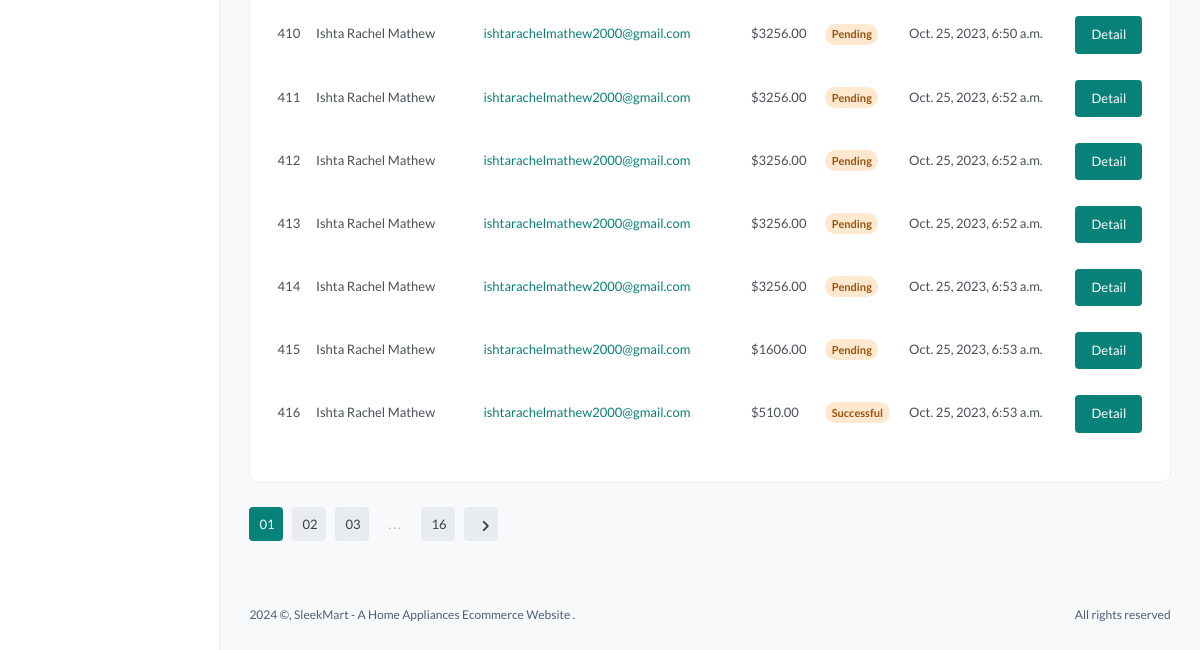
Page /seller_orders (signed in, lower part) on the earlier database version.
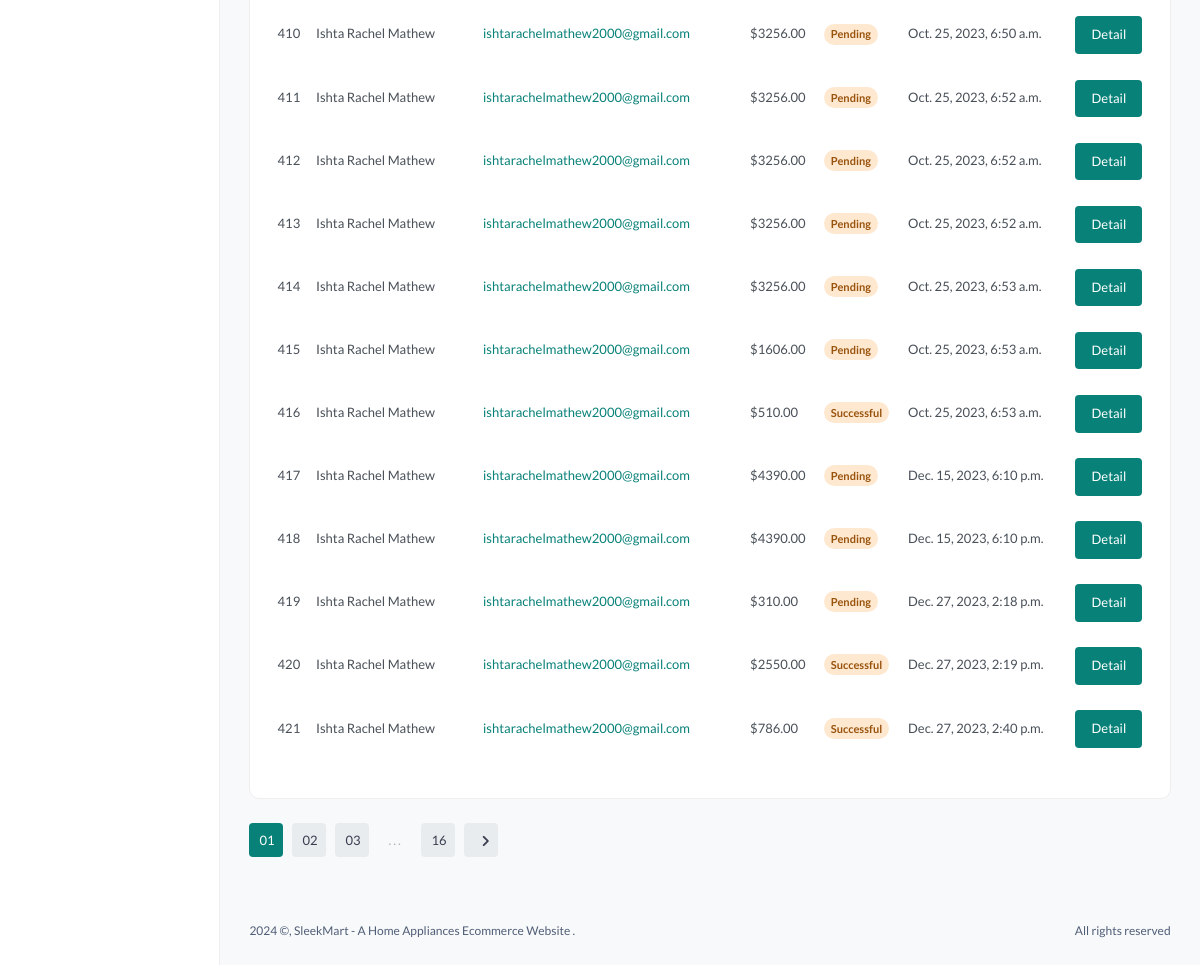
Same page on the later database version.
### dashboard/models.py (models this page shows, shortened)
class Order(models.Model):
    class PaymentStatusChoices(models.TextChoices):
        PENDING = 'pending', 'Pending'
        SUCCESSFUL = 'successful', 'Successful'
        FAILED = 'failed', 'Failed'
    user = models.ForeignKey(CustomUser, on_delete=models.CASCADE, default=1)
    products = models.ManyToManyField(Product)  # Assuming you have a Product model
    total_price = models.DecimalField(max_digits=10, decimal_places=2, default=1)
    order_date = models.DateTimeField(auto_now_add=True)
    razorpay_order_id = models.CharField(max_length=255, default=1)
    payment_status = models.CharField(max_length=20, choices=PaymentStatusChoices.choices, default=PaymentStatusChoices.PENDING)

class CustomUser(AbstractBaseUser, PermissionsMixin):
    USER_ROLES = (
        ('customer', 'Customer'),
        ('seller', 'Seller'),
        ('admin', 'Admin'),
        ('delivery_agent', 'Delivery Agent'),
    )
    email = models.EmailField(unique=True)
    name = models.CharField(max_length=100,null=True, blank=True)
    mobile = models.CharField(max_length=15, blank=True, null=True)
    profile_pic = models.ImageField(upload_to='profile_pics/', blank=True, null=True)
    address = models.TextField(blank=True, null=True)
    is_active = models.BooleanField(default=True)
    is_staff = models.BooleanField(default=False)
    date_joined = models.DateTimeField(default=timezone.now)
    role = models.CharField(max_length=15, choices=USER_ROLES, blank=True, null=True,default='customer')
    objects = CustomUserManager()
    USERNAME_FIELD = 'email'
    REQUIRED_FIELDS = ['name']

### dashboard/views.py (the view)
# urls.py: path('seller_orders', views.seller_orders, name='seller_orders'),
@login_required
def seller_orders(request):
    seller = Seller.objects.get(user=request.user)
    seller_orders = Order.objects.filter(orderitem__seller=seller).distinct()
    context = {
        'seller_orders': seller_orders,
    }
    return render(request, 'Seller/orderview.html', context)

### templates/Seller/orderview.html (shortened to what this page needs)
{% load static %}
<!DOCTYPE HTML>
<html lang="en">
<head>
    <link href="{% static 'assets/css/main.css' %}" rel="stylesheet" type="text/css" />
</head>
<body>
    <aside class="navbar-aside" id="offcanvas_aside">
    </aside>
    <main class="main-wrap">
        <section class="content-main">
            <div class="card mb-4">
                <div class="card-body">
                    <div class="table-responsive">
                        <table class="table table-hover">
                            <tbody>
                                {% for order in seller_orders %}
            <tr>
                <td>{{ order.id }}</td>
                <td><b>{{ order.user.name }}</b></td>
                <td><a href="mailto:{{ order.user.email }}">{{ order.user.email }}</a></td>
                <td>${{ order.total_price }}</td>
                <td><span class="badge rounded-pill alert-warning">{{ order.get_payment_status_display }}</span></td>
                <td>{{ order.order_date }}</td>
                <td class="text-end">
                    <a href="{% url 'order_itemdetails' order.id %}" class="btn btn-md rounded font-sm">Detail</a>
                </td>
            </tr>
            {% endfor %}
                            </tbody>
                        </table>
                    </div>
                </div>
            </div>
            <div class="pagination-area mt-15 mb-50">
                <nav aria-label="Page navigation example">
                    <ul class="pagination justify-content-start">
                        <li class="page-item active"><a class="page-link" href="page-orders-1.html#">01</a></li>
                        <li class="page-item"><a class="page-link" href="page-orders-1.html#">02</a></li>
                        <li class="page-item"><a class="page-link" href="page-orders-1.html#">03</a></li>
                        <li class="page-item"><a class="page-link dot" href="page-orders-1.html#">...</a></li>
                        <li class="page-item"><a class="page-link" href="page-orders-1.html#">16</a></li>
                        <li class="page-item"><a class="page-link" href="page-orders-1.html#"><i class="material-icons md-chevron_right"></i></a></li>
                    </ul>
                </nav>
            </div>
        </section>
        <footer class="main-footer font-xs">
            <div class="row pb-30 pt-15">
                <div class="col-sm-6">
                     ©, SleekMart - A Home Appliances Ecommerce Website .
                </div>
                <div class="col-sm-6">
                    <div class="text-sm-end">
                        All rights reserved
                    </div>
                </div>
            </div>
        </footer>
    </main>
</body>
</html>

Differences in the rows shown:
added Order: id "417", user.name "Ishta Rachel Mathew", user.email "ishtarachelmathew2000@gmail.com", total_price "4390.00", payment_status "Pending", order_date "Dec. 15, 2023, 6:10 p.m."
added Order: id "418", user.name "Ishta Rachel Mathew", user.email "ishtarachelmathew2000@gmail.com", total_price "4390.00", payment_status "Pending", order_date "Dec. 15, 2023, 6:10 p.m."
added Order: id "419", user.name "Ishta Rachel Mathew", user.email "ishtarachelmathew2000@gmail.com", total_price "310.00", payment_status "Pending", order_date "Dec. 27, 2023, 2:18 p.m."
added Order: id "420", user.name "Ishta Rachel Mathew", user.email "ishtarachelmathew2000@gmail.com", total_price "2550.00", payment_status "Successful", order_date "Dec. 27, 2023, 2:19 p.m."
added Order: id "421", user.name "Ishta Rachel Mathew", user.email "ishtarachelmathew2000@gmail.com", total_price "786.00", payment_status "Successful", order_date "Dec. 27, 2023, 2:40 p.m."
